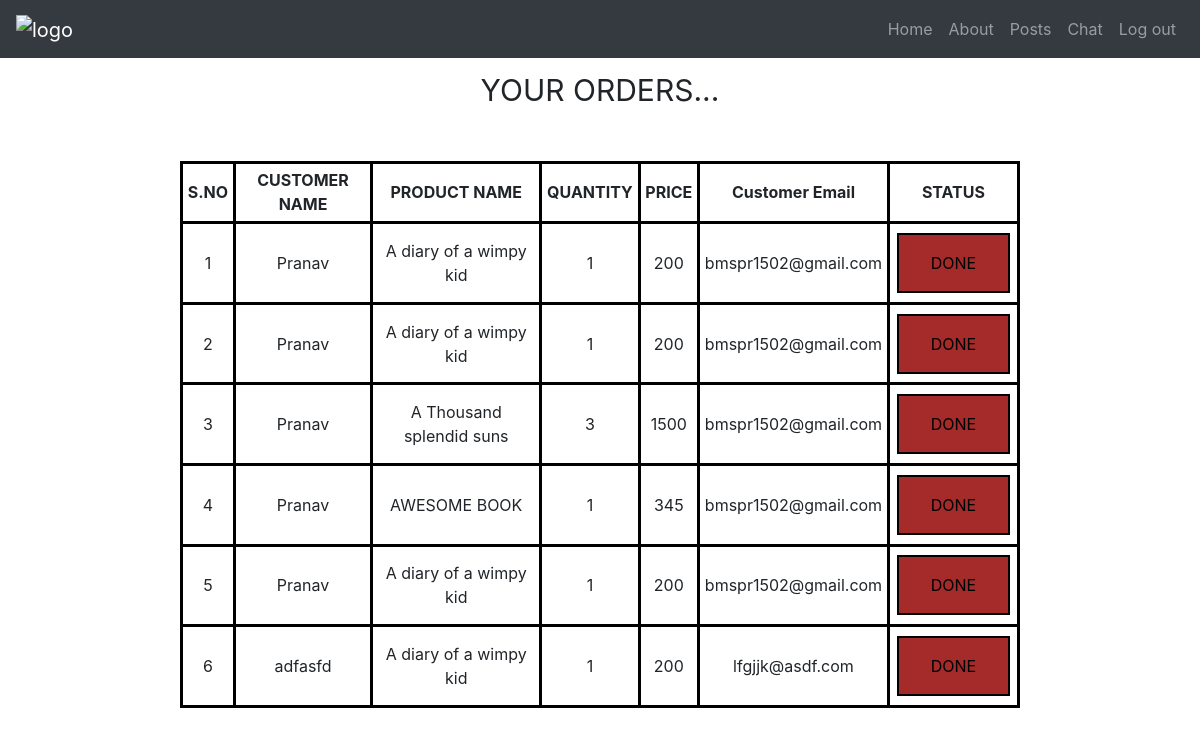
The page /organisation/orders.php (signed in) on the database its author committed.
### tables this page shows
CREATE TABLE `cart` (
  `cart_id` int(11) NOT NULL,
  `cust_name` varchar(255) NOT NULL,
  `org_name` varchar(255) NOT NULL,
  `prod_name` varchar(255) NOT NULL,
  `price` int(11) NOT NULL,
  `quantity` int(11) NOT NULL,
  `cust_email` varchar(255) NOT NULL,
  `buy` int(11) NOT NULL DEFAULT 0,
  `done` int(11) NOT NULL DEFAULT 0
);

### organisation/orders.php (the view, shortened to what this page needs)
<?php
include('db.php');
$org_name = $_SESSION['name'];
$sql = "SELECT * FROM cart WHERE org_name = '$org_name' AND buy=1";
$result = mysqli_query($con, $sql);
$details = mysqli_fetch_all($result, MYSQLI_ASSOC);
$i =1;
?>
<!DOCTYPE html>
<html>
<head>
<link href="https://cdn.jsdelivr.net/npm/bootstrap@5.0.0-beta3/dist/css/bootstrap.min.css" rel="stylesheet">
<link rel="stylesheet" href="https://maxcdn.bootstrapcdn.com/bootstrap/4.0.0/css/bootstrap.min.css">
</head>
<body>
<nav class="navbar navbar-expand-lg navbar-dark bg-dark">
<a class="navbar-brand" href="#"><img src= "../imgs/logo.png" alt="logo"style="width:80px;height:50px"></a>
  <div class="collapse navbar-collapse" id="navbarSupportedContent">
    <ul class="navbar-nav ml-auto">
      <li class="nav-item">
        <a class="nav-link" href="index.php">Home <span class="sr-only">(current)</span></a>
      </li>
      <li>
        <a class="nav-link" href="index.php#about">About <span class="sr-only">(current)</span></a>
      </li>
      <li>
        <a class="nav-link" href="org_posts.php">Posts<span class="sr-only">(current)</span></a>
      </li>
      <li>
        <a class="nav-link" href="chatpage.php">Chat<span class="sr-only">(current)</span></a>
      </li>
      <li>
        <a class="nav-link" href="../index.php">Log out <span class="sr-only">(current)</span></a>
      </li>
    </ul>
  </div>
</nav>
<div style="text-align:center;font-size:30px;margin:10px;">YOUR ORDERS...</div>
<table class="t">
  <tr>
    <th>S.NO</th>
    <th>CUSTOMER NAME</th>
    <th>PRODUCT NAME</th>
    <th>QUANTITY</th>
    <th>PRICE</th>
    <th>Customer Email</th>
    <th>STATUS</th>
  </tr>
  <?php foreach ($details as $detail) { ?>
  <tr>
    <td><?php echo $i; ?></td>
    <td><?php echo $detail['cust_name']; ?></td>
    <td><?php echo $detail['prod_name']; ?></td>
    <td><?php echo $detail['quantity']; ?></td>
    <td><?php echo $detail['price']; ?></td>
    <td><?php echo $detail['cust_email']; ?></td>
    <?php
    $i = $i +1;
    ?>
    <form action="delete.php" method="post" id="done">
      <td><button type="submit" class="button button1">DONE</button></td>
    </form>
  </tr>
<?php } ?>
</table>
</body>
</html>

### organisation/orders.php (style rules this page uses)
table, th, td { border: 3px solid black; border-collapse: collapse; }
th, td { padding: 0.3em; text-align: center; }
.button { background-color: #4CAF50; border: none; color: white; padding: 16px 32px; text-align: center; text-decoration: none; display: inline-block; font-size: 16px; margin: 4px 2px; transition-duration: 0.4s; cursor: pointer; }
.button1 { background-color:brown; color: black; border: 2px solid black; }
.t { width:70%; margin-top:3em; margin-left:15%; align:center; }

### rows shown on the page
cart: cust_name "Pranav", prod_name "A diary of a wimpy kid", quantity "1", price "200", cust_email "bmspr1502@gmail.com"
cart: cust_name "Pranav", prod_name "A diary of a wimpy kid", quantity "1", price "200", cust_email "bmspr1502@gmail.com"
cart: cust_name "Pranav", prod_name "A Thousand splendid suns", quantity "3", price "1500", cust_email "bmspr1502@gmail.com"
cart: cust_name "Pranav", prod_name "AWESOME BOOK", quantity "1", price "345", cust_email "bmspr1502@gmail.com"
cart: cust_name "Pranav", prod_name "A diary of a wimpy kid", quantity "1", price "200", cust_email "bmspr1502@gmail.com"
cart: cust_name "adfasfd", prod_name "A diary of a wimpy kid", quantity "1", price "200", cust_email "lfgjjk@asdf.com"
